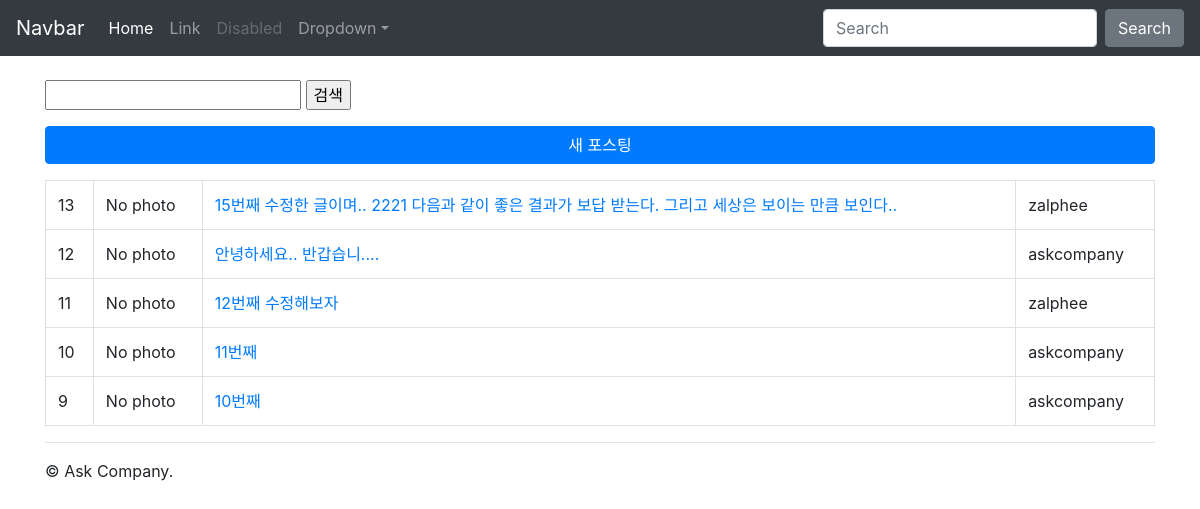
The app's page /instagram/, older data.
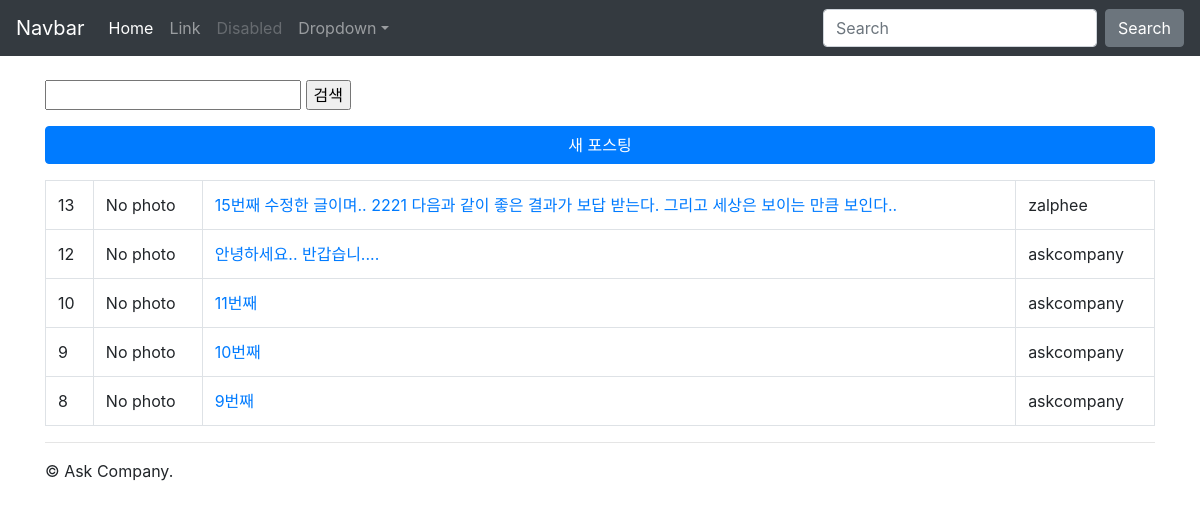
The same page, newer data.
### instagram/models.py (models this page shows, shortened)
class Post(models.Model):
    author = models.ForeignKey(settings.AUTH_USER_MODEL, on_delete=CASCADE, related_name="instagram_post_set")
    message = models.TextField(
        validators=[MinLengthValidator(10)]
    )
    photo = models.ImageField(blank=True, upload_to='instagram/post/images/%Y/%m/%d/')
    tag_set = models.ManyToManyField('Tag', blank=True)
    is_public = models.BooleanField(default=False, verbose_name='공개여부')
    created_at = models.DateTimeField(auto_now_add=True)
    updated_at = models.DateTimeField(auto_now=True)
    class Meta:
        ordering = ['-id']
    def get_absolute_url(self):
        return reverse('instagram:post_detail', args=[self.pk])
    def message_length(self):
        return len(self.message)
    message_length.short_description = "메시지 글자수"

### instagram/templates/instagram/post_list.html (shortened to what this page needs)
{% extends "instagram/layout.html" %}
{% load bootstrap4 %}
{% block content %}
    <form action="" method="get">
        <input type="text" name="q" value="{{ q }}">
        <input type="submit" value="검색"/>
    </form>
    <a href="{% url 'instagram:post_new' %}" class="btn btn-primary btn-block mt-3 mb-3">새 포스팅</a>
    <table class='table table-bordered table-hover'>
        <tbody>
            {% for post in post_list %}
            <tr>
                <td>
                    {{ post.pk }}
                </td>
                <td>
                    {% if post.photo %}
                        <img src="{{ post.photo.url }}" alt="" style="width:100px;">
                    {% else %}
                        No photo
                    {% endif %}
                </td>
                <td>
                    <a href="{{ post.get_absolute_url }}">
                        {{ post.message }}
                    </a>
                </td>
                <td>
                    {{ post.author }}
                </td>
            </tr>
            {% endfor %}
            </tbody>
    </table>
{% endblock content %}

Row changes from the older to the newer data that the page shows:
removed Post: pk "11", photo "No photo", message "12번째 수정해보자", author "zalphee"
now on this page (row unchanged): Post: pk "8", photo "No photo", message "9번째", author "askcompany"
